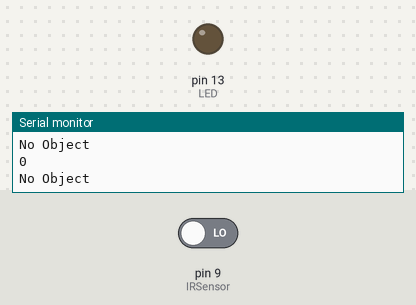
Recording of a sketch running on a simulated Arduino Uno, built with avr-gcc and run on an emulated ATmega328P. On the bench: output pins drawn as LEDs (lit = HIGH), the last lines printed to the serial monitor. The test bench sets the inputs (shaded band); at power-on: pin 9 (IRSensor) LOW.

Above: at 2.8 s.
2.9 s: pin 9 (IRSensor) driven HIGH
At 3.5 s:
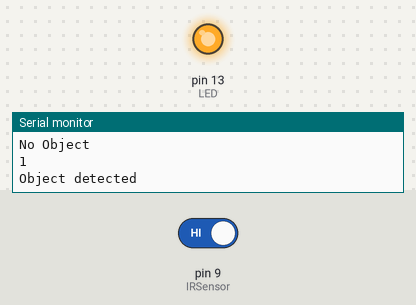
4.5 s: pin 9 (IRSensor) driven LOW
At 6.2 s:
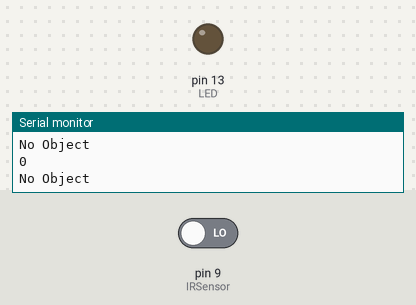
Timing chart, 0 to 7.7 s (numbered marks = the images above; inputs shaded):
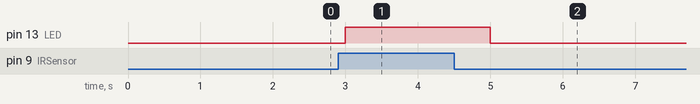

The sketch:

IR_Sensor.ino
```cpp
//This Program Example for based on IR Sensor Funtions
//refer the eshwargit2 github page

const int IRSensor = 9; //connect the sensor data pin to arduino D9
const int LED = 13;//LED output , arduino D13
int warm_up;

//run a one time
void setup() {
  pinMode(IRSensor, INPUT);
  pinMode(LED, OUTPUT);
  Serial.begin(9600); //Serial Communication Setup

}


//runs a multiple times
void loop() {

  int sensorData = digitalRead(IRSensor); //read the sensor data
  Serial.println(sensorData);

  if(sensorData==1){
    digitalWrite(LED, HIGH);
    Serial.println("Object detected");
    delay(1000);
  }else{
    digitalWrite(LED, LOW);
    Serial.println("No Object");
    delay(1000);
   }

}
```

Measured:
- after the input at 2.9 s, pin 13 (LED): LOW → HIGH after 0.10 s
- after the input at 4.5 s, pin 13 (LED): HIGH → LOW after 0.50 s
